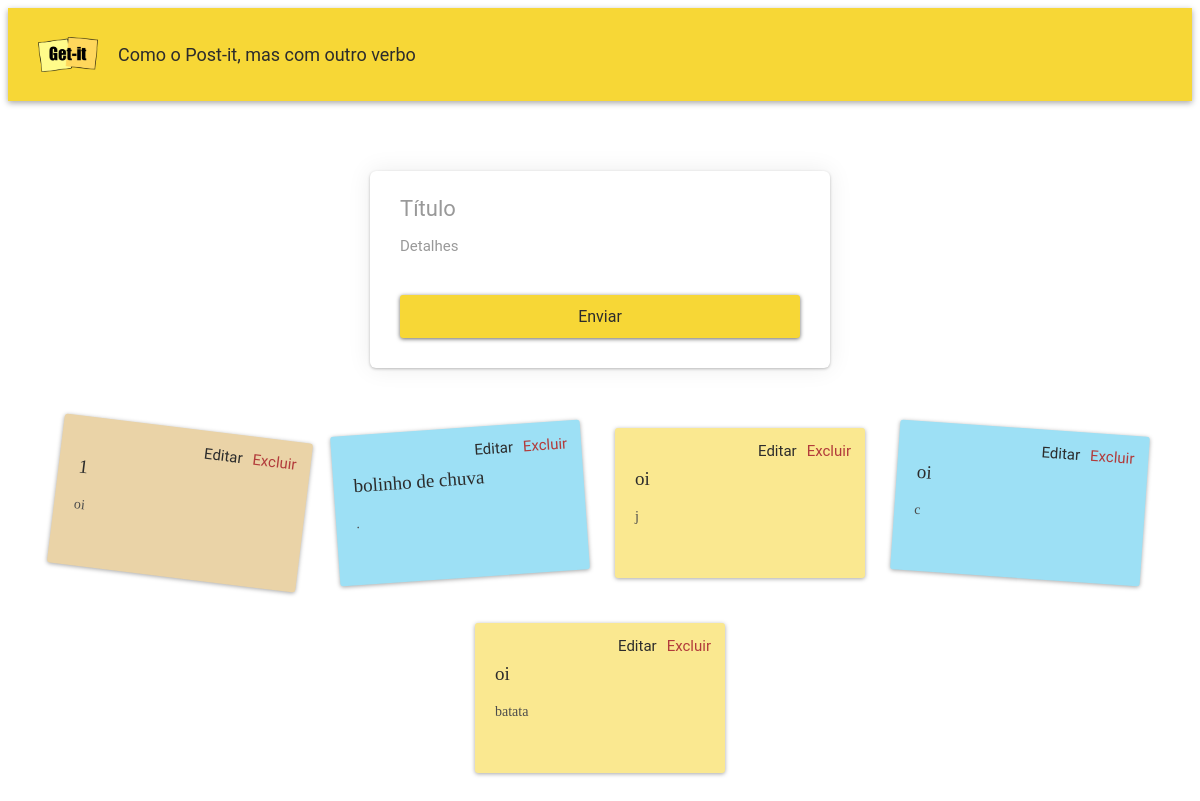
Before: / with the older database file.
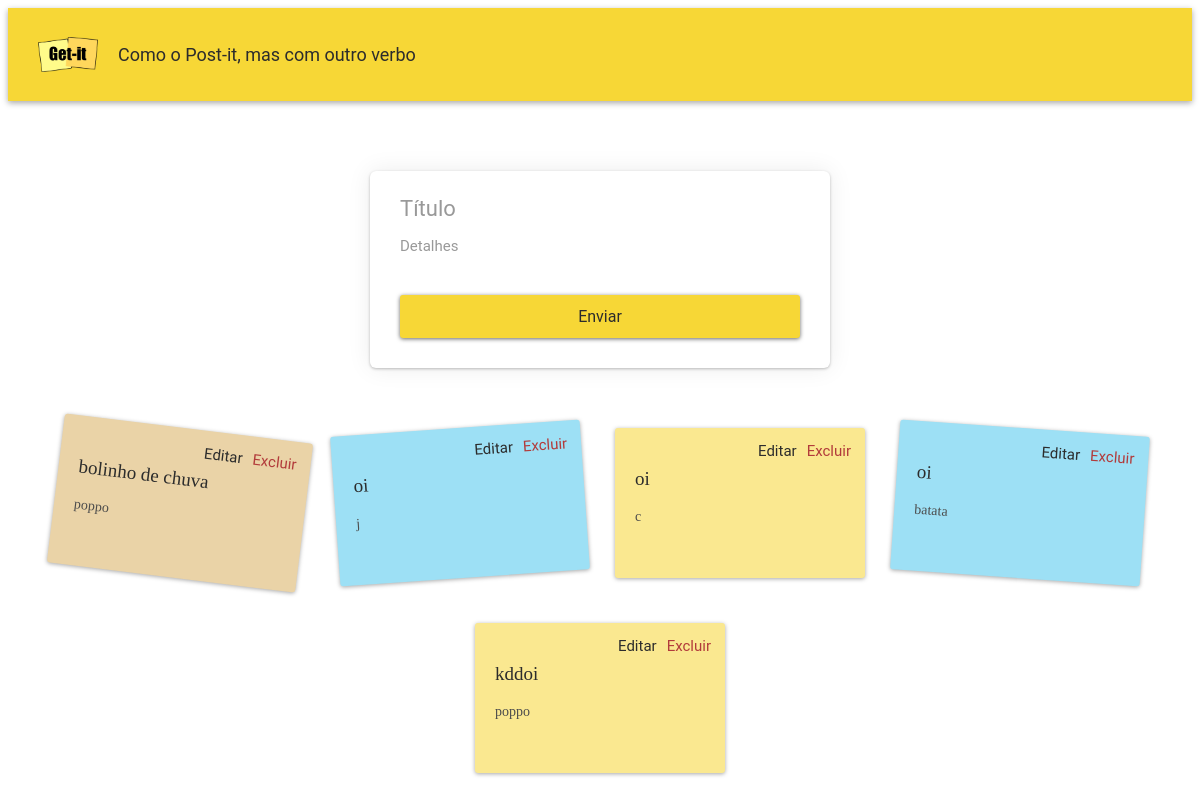
After: the same page with the newer database file.
### notes/models.py (models this page shows, shortened)
class Note(models.Model):
    title = models.CharField(max_length=200)
    content = models.TextField()
    tag = models.ForeignKey(Tag, on_delete=models.SET_NULL, null=True, blank=True)

### notes/views.py (the view)
# urls.py: path('', views.index, name='index'),
def index(request):
    if request.method == 'POST':
        title = request.POST.get('titulo')
        content = request.POST.get('detalhes')
        tag = get_tag(request.POST.get('tag'))
        Note.objects.create(title=title, content=content, tag=tag)
        return redirect('index')
    else:
        all_notes = Note.objects.all()
        return render(request, 'notes/index.html', {'notes': all_notes})

### notes/templates/notes/index.html (shortened to what this page needs)
{% extends "notes/base.html" %}
{% load static %}
{% block content %}
<div class="appbar">
  <img class="logo" src="{% static 'notes/img/logo-getit.png' %}" />
  <p class="subtitle">Como o Post-it, mas com outro verbo</p>
</div>
<div class="container">
  <form method="post" class="form-card">
    <input class="form-card-title" type="text" name="titulo" placeholder="Título" />
    <textarea class="autoresize" name="detalhes" placeholder="Detalhes"></textarea>
    <input class="btn" type="submit" value="Enviar" />
  </form>
  <div class="card-container">
    {% for note in notes %}
    <div class="card">
      <p class="card-title">{{ note.title }}</p>
      <div class="card-content">
        <p>{{ note.content }}</p>
      </div>
      <div class="card-actions">
        <a href="{% url 'edit' note.id %}">Editar</a>
        <a class="delete" href="{% url 'delete' note.id %}">Excluir</a>
      </div>
    </div>
    {% endfor %}
  </div>
</div>
{% endblock %}

### notes/templates/notes/base.html (shortened to what this page needs)
{% load static %}
<!DOCTYPE html>
<html>
  <head>
    <link rel="stylesheet" href="{% static 'notes/getit.css' %}">
  </head>
  <body>
    {% block content %} {% endblock %}
  </body>
</html>

### notes/static/notes/getit.css (style rules this page uses)
* { box-sizing: border-box; }
html, body { font-family: "Roboto", sans-serif; background-color: #ffffff; }
body { padding-bottom: 60px; }
.appbar { display: flex; align-items: center; padding: 18px 30px; background-color: #f7d736; box-shadow: 0 2px 6px rgba(0, 0, 0, 0.35); margin-bottom: 70px; }
.logo { width: 60px; height: auto; margin-right: 20px; }
.subtitle { font-size: 18px; color: #2c2c2c; }
.container { display: flex; flex-direction: column; align-items: center; padding: 0 30px; }
.form-card { display: flex; flex-direction: column; width: 460px; max-width: 100%; background-color: #ffffff; border-radius: 6px; padding: 25px 30px 30px; box-shadow: 0 1px 3px rgba(0, 0, 0, 0.25), 0 0 25px rgba(0, 0, 0, 0.08); margin-bottom: 60px; }
.form-card-title, .autoresize { border: none; outline: none; width: 100%; font-family: "Roboto", sans-serif; color: #4c4c4c; padding: 0; }
.form-card-title { font-size: 22px; margin-bottom: 16px; }
.autoresize { resize: none; overflow: hidden; min-height: 22px; font-size: 15px; margin-bottom: 22px; }
.form-card-title::placeholder, .autoresize::placeholder { color: #999999; }
.btn { position: relative; display: block; width: 100%; padding: 12px 15px; overflow: hidden; border-width: 0; outline: none; border-radius: 3px; box-shadow: 0 1px 4px rgba(0, 0, 0, 0.6); background-color: #f7d736; font-family: "Roboto", sans-serif; font-size: 16px; color: #2c2c2c; cursor: pointer; transition: background-color 0.3s; }
.btn:before { content: ""; position: absolute; top: 50%; left: 50%; display: block; width: 0; padding-top: 0; border-radius: 100%; background-color: rgba(236, 240, 241, 0.3); transform: translate(-50%, -50%); }
.card-container { display: flex; flex-wrap: wrap; justify-content: center; gap: 45px 30px; max-width: 1300px; padding-bottom: 40px; }
.card { width: 250px; min-height: 150px; padding: 20px; border-radius: 3px; box-shadow: 0 1px 4px rgba(0, 0, 0, 0.35); }
.card-title { font-family: "Permanent Marker", cursive; font-size: 19px; color: #2c2c2c; margin-bottom: 14px; line-height: 1.3; }
.card-content p { font-family: "Permanent Marker", cursive; font-size: 14px; color: #4c4c4c; line-height: 1.5; }
.card-actions { display: flex; gap: 8px; margin-top: 14px; }
.card-actions a { padding: 5px 10px; border-radius: 20px; background: rgba(255, 255, 255, 0.5); font-size: 12px; color: #2c2c2c; text-decoration: none; }
.card-actions .delete { color: #b23b3b; }
.card-color-1 { background-color: #ead3a7; }
.card-color-2 { background-color: #9de0f5; }
.card-color-4 { background-color: #fae890; }
.card-rotation-3 { transform: rotate(-4deg); }
.card-rotation-6 { transform: rotate(0deg); }
.card-rotation-9 { transform: rotate(4deg); }
.card-rotation-11 { transform: rotate(7deg); }
.card { position: relative; }
.card .card-actions { position: absolute; top: 12px; right: 12px; margin-top: 0; gap: 6px; }
.card .card-actions a { background: transparent; padding: 2px; font-size: 15px; text-decoration: none; }

Changed rows visible on the page:
removed Note: title "1", content "oi"
changed Note "bolinho de chuva": content "." → "poppo"
added Note: title "kddoi", content "poppo"
